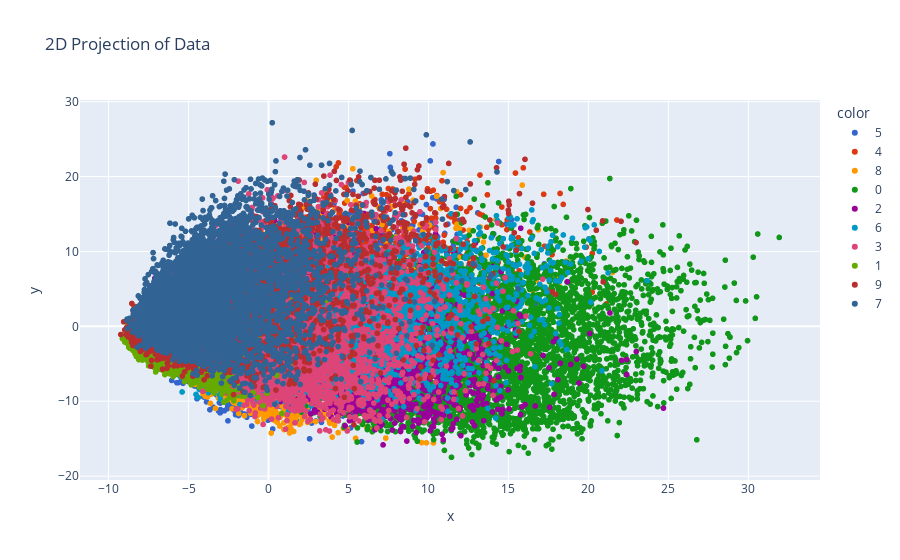

The cell this chart's notebook holds for it:
### Code cell
import plotly.express as px

# For a DataFrame, use .values.ravel() or .to_numpy().ravel()
y_train_trf = y_train.values.ravel().astype(str)
# Alternatively: y_train_trf = y_train.to_numpy().ravel().astype(str)

fig = px.scatter(
    x=x_train[:, 0], 
    y=x_train[:, 1], 
    color=y_train_trf,
    color_discrete_sequence=px.colors.qualitative.G10,
    title="2D Projection of Data"
)
fig.show()

### Figure 1 — Plotly figure (JSON) as saved in the notebook; plotly's stock layout.template omitted (floating-point values rounded to 4 significant figures; data arrays with more than 128 entries replaced by an {"elided": "..."} marker saying what was removed)
{"data": [{"hovertemplate": "color=5<br>x=%{x}<br>y=%{y}<extra></extra>", "legendgroup": "5", "marker": {"color": "#3366CC", "symbol": "circle"}, "mode": "markers", "name": "5", "showlegend": true, "type": "scattergl", "x": {"elided": "5040 float values"}, "xaxis": "x", "y": {"elided": "5040 float values"}, "yaxis": "y"}, {"hovertemplate": "color=4<br>x=%{x}<br>y=%{y}<extra></extra>", "legendgroup": "4", "marker": {"color": "#DC3912", "symbol": "circle"}, "mode": "markers", "name": "4", "showlegend": true, "type": "scattergl", "x": {"elided": "5529 float values"}, "xaxis": "x", "y": {"elided": "5529 float values"}, "yaxis": "y"}, {"hovertemplate": "color=8<br>x=%{x}<br>y=%{y}<extra></extra>", "legendgroup": "8", "marker": {"color": "#FF9900", "symbol": "circle"}, "mode": "markers", "name": "8", "showlegend": true, "type": "scattergl", "x": {"elided": "5468 float values"}, "xaxis": "x", "y": {"elided": "5468 float values"}, "yaxis": "y"}, {"hovertemplate": "color=0<br>x=%{x}<br>y=%{y}<extra></extra>", "legendgroup": "0", "marker": {"color": "#109618", "symbol": "circle"}, "mode": "markers", "name": "0", "showlegend": true, "type": "scattergl", "x": {"elided": "5560 float values"}, "xaxis": "x", "y": {"elided": "5560 float values"}, "yaxis": "y"}, {"hovertemplate": "color=2<br>x=%{x}<br>y=%{y}<extra></extra>", "legendgroup": "2", "marker": {"color": "#990099", "symbol": "circle"}, "mode": "markers", "name": "2", "showlegend": true, "type": "scattergl", "x": {"elided": "5610 float values"}, "xaxis": "x", "y": {"elided": "5610 float values"}, "yaxis": "y"}, {"hovertemplate": "color=6<br>x=%{x}<br>y=%{y}<extra></extra>", "legendgroup": "6", "marker": {"color": "#0099C6", "symbol": "circle"}, "mode": "markers", "name": "6", "showlegend": true, "type": "scattergl", "x": {"elided": "5480 float values"}, "xaxis": "x", "y": {"elided": "5480 float values"}, "yaxis": "y"}, {"hovertemplate": "color=3<br>x=%{x}<br>y=%{y}<extra></extra>", "legendgroup": "3", "marker": {"color": "#DD4477", "symbol": "circle"}, "mode": "markers", "name": "3", "showlegend": true, "type": "scattergl", "x": {"elided": "5708 float values"}, "xaxis": "x", "y": {"elided": "5708 float values"}, "yaxis": "y"}, {"hovertemplate": "color=1<br>x=%{x}<br>y=%{y}<extra></extra>", "legendgroup": "1", "marker": {"color": "#66AA00", "symbol": "circle"}, "mode": "markers", "name": "1", "showlegend": true, "type": "scattergl", "x": {"elided": "6277 float values"}, "xaxis": "x", "y": {"elided": "6277 float values"}, "yaxis": "y"}, {"hovertemplate": "color=9<br>x=%{x}<br>y=%{y}<extra></extra>", "legendgroup": "9", "marker": {"color": "#B82E2E", "symbol": "circle"}, "mode": "markers", "name": "9", "showlegend": true, "type": "scattergl", "x": {"elided": "5538 float values"}, "xaxis": "x", "y": {"elided": "5538 float values"}, "yaxis": "y"}, {"hovertemplate": "color=7<br>x=%{x}<br>y=%{y}<extra></extra>", "legendgroup": "7", "marker": {"color": "#316395", "symbol": "circle"}, "mode": "markers", "name": "7", "showlegend": true, "type": "scattergl", "x": {"elided": "5790 float values"}, "xaxis": "x", "y": {"elided": "5790 float values"}, "yaxis": "y"}], "layout": {"legend": {"title": {"text": "color"}, "tracegroupgap": 0}, "title": {"text": "2D Projection of Data"}, "xaxis": {"anchor": "y", "domain": [0, 1], "title": {"text": "x"}}, "yaxis": {"anchor": "x", "domain": [0, 1], "title": {"text": "y"}}}}
